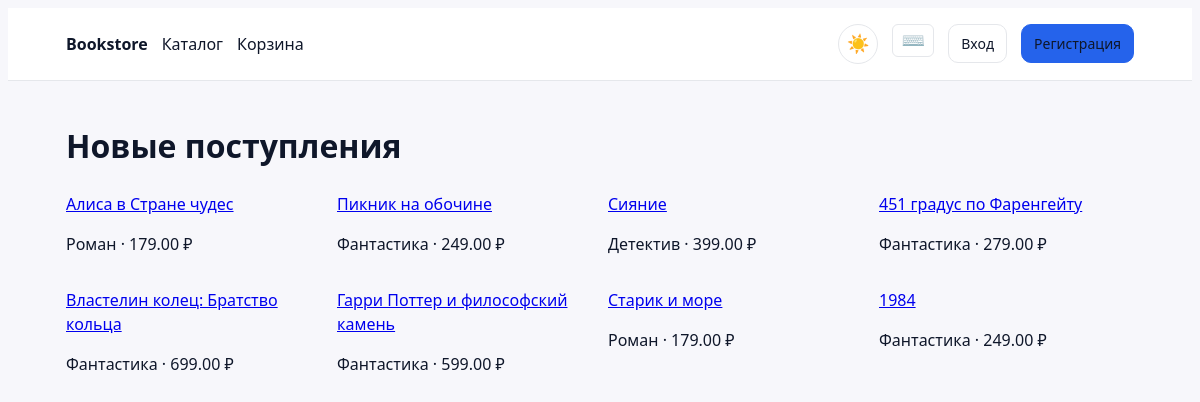
/home/, run on the app's committed database.
### backend/apps/catalog/models.py (models this page shows, shortened)
class Book(models.Model):
    title = models.CharField(max_length=255)
    isbn = models.CharField(max_length=20, unique=True)
    description = models.TextField(blank=True)
    category = models.ForeignKey(Category, on_delete=models.PROTECT, related_name="books")
    price = models.DecimalField(max_digits=10, decimal_places=2)
    rating = models.DecimalField(max_digits=3, decimal_places=2, default=0)
    pages = models.PositiveIntegerField(null=True, blank=True)
    publication_date = models.DateField(null=True, blank=True)
    cover_image = models.ImageField(upload_to='book_covers/', blank=True, null=True)
    is_active = models.BooleanField(default=True)
    created_at = models.DateTimeField(auto_now_add=True)
    updated_at = models.DateTimeField(auto_now=True)
    class Meta:
        ordering = ["title"]
        indexes = [
            models.Index(fields=['category', 'is_active']),
            models.Index(fields=['price']),
            models.Index(fields=['rating']),
        ]

class Category(models.Model):
    name = models.CharField(max_length=120, unique=True)
    slug = models.SlugField(max_length=140, unique=True)
    class Meta:
        ordering = ["name"]

### backend/apps/web/views.py (the view)
# urls.py: path('', views.login_view, name='home'),
def home(request):
    latest_books = Book.objects.order_by('-created_at')[:8]
    return render(request, 'web/home.html', {"latest_books": latest_books})

### templates/web/home.html (shortened to what this page needs)
{% extends 'web/base.html' %}
{% block content %}
<h1>Новые поступления</h1>
<div class="grid">
	{% for b in latest_books %}
	<article>
		<header><a href="/books/{{ b.id }}/">{{ b.title }}</a></header>
		<p>{{ b.category.name }} · {{ b.price }} ₽</p>
	</article>
	{% empty %}
	<p>Нет книг</p>
	{% endfor %}
</div>
{% endblock %}

### static/styles.css (style rules this page uses)
:root { --bg:#f7f7fb;--card:#ffffff;--text:#0f172a;--muted:#64748b;--primary:#2563eb;--border:#e5e7eb; --radius:12px;--shadow:0 4px 24px rgba(15,23,42,.06); }
* { box-sizing:border-box }
html,body { height:100% }
body.light { background:var(--bg);color:var(--text);font:16px/1.5 system-ui,-apple-system,Segoe UI,Roboto,Ubuntu,Cantarell,Noto Sans,sans-serif }
@media (min-width: 1025px) { .grid { grid-template-columns:repeat(auto-fill,minmax(240px,1fr));gap:16px } }
.grid { display:grid;grid-template-columns:repeat(auto-fill,minmax(240px,1fr));gap:16px }

### data on the page
Book: title "Алиса в Стране чудес", category.name "Роман", price "179.00"
Book: title "Пикник на обочине", category.name "Фантастика", price "249.00"
Book: title "Сияние", category.name "Детектив", price "399.00"
Book: title "451 градус по Фаренгейту", category.name "Фантастика", price "279.00"
Book: title "Властелин колец: Братство кольца", category.name "Фантастика", price "699.00"
Book: title "Гарри Поттер и философский камень", category.name "Фантастика", price "599.00"
Book: title "Старик и море", category.name "Роман", price "179.00"
Book: title "1984", category.name "Фантастика", price "249.00"
